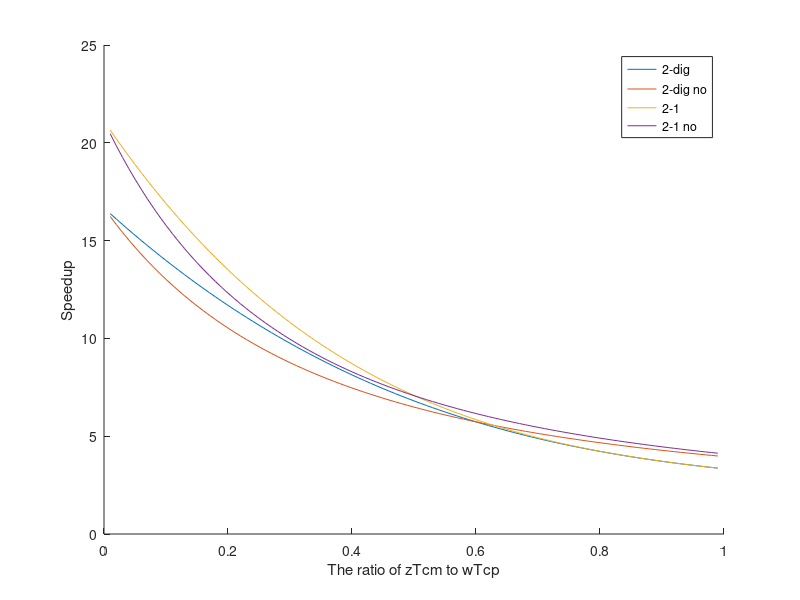

This figure's MATLAB source:
%%
acc = 1/0.9;
times= [];
%min ratio
%max ratio
minr = 0.01;
maxr = 0.99;
for sigma = minr:0.01:maxr
    
    B = [1
        0
        0
        0
        0];
    
    A= [1 2 3 4 5
        1 -1 0 0 0
        0 sigma-1 1 0 0
        0 sigma-1 sigma 1 0
        0 sigma-1 sigma sigma 1];
    
    X = A\B;
    times = [times;1/X(1)];
end
times = times * acc;

X = minr:0.01:maxr;
Y = times';
hold on
plot(X,Y);
%%
times= [];
%min ratio
%max ratio
minr = 0.01;
maxr = 0.99;
for sigma = minr:0.01:maxr
    
    B = [1
        0
        0
        0
        0];
    tsigma = (sigma + 1);
    A= [1 2 3 4 5
        1 -tsigma 0 0 0
        1 -sigma -tsigma 0 0
        1 -sigma -sigma -tsigma 0
        1 -sigma -sigma -sigma -tsigma];
    
    X = A\B;
    times = [times;1/X(1)];
end
times = times * acc;

X = minr:0.01:maxr;
Y = times';
hold on
plot(X,Y);
%%
acc = 1/0.9;
times= [];
%min ratio
%max ratio
minr = 0.01;
maxr = 0.99;
for sigma = minr:0.01:maxr
    
    B = [1
        0
        0
        0
        0
        0];
    
    A= [1 2 3 4 5 4
        1 -1 0 0 0 0
        0 sigma-1 1 0 0 0
        0 sigma-1 sigma 1 0 0
        0 sigma-1 sigma sigma 1 0
        0 sigma-1 sigma sigma sigma 1 ];
    
    X = A\B;
    times = [times;1/X(1)];
end
times = times * acc;

X = minr:0.01:maxr;
Y = times';
hold on
plot(X,Y);
%%
times= [];
%min ratio
%max ratio
minr = 0.01;
maxr = 0.99;
for sigma = minr:0.01:maxr
    
    B = [1
        0
        0
        0
        0
        0];
    tsigma = (sigma + 1);
    A= [1 2 3 4 5 4
        1 -tsigma 0 0 0 0
        1 -sigma -tsigma 0 0 0
        1 -sigma -sigma -tsigma 0 0
        1 -sigma -sigma -sigma -tsigma 0
        1 -sigma -sigma -sigma -sigma -tsigma];
    
    X = A\B;
    times = [times;1/X(1)];
end
times = times * acc;

X = minr:0.01:maxr;
Y = times';
plot(X,Y);

xlabel('The ratio of zTcm to wTcp');
ylabel('Speedup');

legend('2-dig','2-dig no','2-1','2-1 no');
